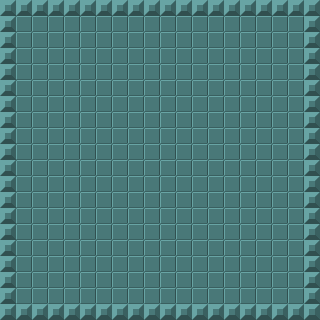

A 2D game scene composited from a Tiled map and its tileset images. What follows is a short description and the map's XML, with every tile layer's data as written:
An orthogonal 20x20 tile map with 16x16 px tiles, 1 tile layer (walls) and 1 object (player).

<map version="1.0" orientation="orthogonal" renderorder="right-down" width="20" height="20" tilewidth="16" tileheight="16" nextobjectid="19">
 <tileset firstgid="1" name="tiles" tilewidth="16" tileheight="16" tilecount="3" columns="3">
  <image source="tiles.png" width="48" height="16" />
 </tileset>
 <objectgroup name="entities">
  <object id="18" name="Player" type="player" x="132" y="63" />
 </objectgroup>
 <layer name="walls" width="20" height="20">
  <data encoding="csv">
3,3,3,3,3,3,3,3,3,3,3,3,3,3,3,3,3,3,3,3,
3,2,2,2,2,2,2,2,2,2,2,2,2,2,2,2,2,2,2,3,
3,2,2,2,2,2,2,2,2,2,2,2,2,2,2,2,2,2,2,3,
3,2,2,2,2,2,2,2,2,2,2,2,2,2,2,2,2,2,2,3,
3,2,2,2,2,2,2,2,2,2,2,2,2,2,2,2,2,2,2,3,
3,2,2,2,2,2,2,2,2,2,2,2,2,2,2,2,2,2,2,3,
3,2,2,2,2,2,2,2,2,2,2,2,2,2,2,2,2,2,2,3,
3,2,2,2,2,2,2,2,2,2,2,2,2,2,2,2,2,2,2,3,
3,2,2,2,2,2,2,2,2,2,2,2,2,2,2,2,2,2,2,3,
3,2,2,2,2,2,2,2,2,2,2,2,2,2,2,2,2,2,2,3,
3,2,2,2,2,2,2,2,2,2,2,2,2,2,2,2,2,2,2,3,
3,2,2,2,2,2,2,2,2,2,2,2,2,2,2,2,2,2,2,3,
3,2,2,2,2,2,2,2,2,2,2,2,2,2,2,2,2,2,2,3,
3,2,2,2,2,2,2,2,2,2,2,2,2,2,2,2,2,2,2,3,
3,2,2,2,2,2,2,2,2,2,2,2,2,2,2,2,2,2,2,3,
3,2,2,2,2,2,2,2,2,2,2,2,2,2,2,2,2,2,2,3,
3,2,2,2,2,2,2,2,2,2,2,2,2,2,2,2,2,2,2,3,
3,2,2,2,2,2,2,2,2,2,2,2,2,2,2,2,2,2,2,3,
3,2,2,2,2,2,2,2,2,2,2,2,2,2,2,2,2,2,2,3,
3,3,3,3,3,3,3,3,3,3,3,3,3,3,3,3,3,3,3,3
</data>
 </layer>
</map>
